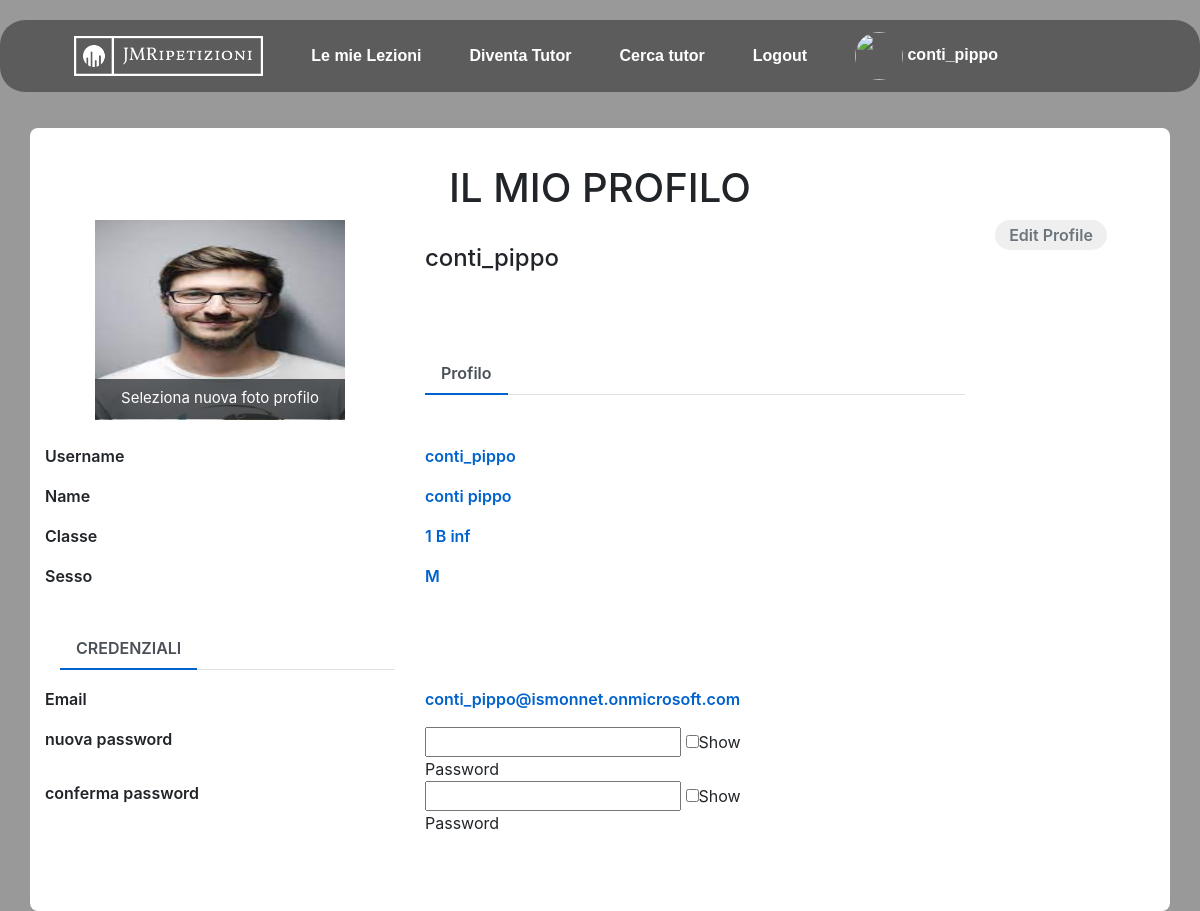
The app's page /profile/profile.php (signed in) with its own data.
### tables this page shows
CREATE TABLE `utente` (
  `id` int(11) NOT NULL,
  `nome_utente` varchar(50) NOT NULL,
  `email` varchar(50) NOT NULL,
  `password` varchar(50) NOT NULL,
  `immagine_profilo` varchar(1000) NOT NULL DEFAULT 'https://png.pngtree.com/png-vector/20190223/ourlarge/pngtree-profile-line-black-icon-png-image_691065.jpg',
  `anno` int(11) NOT NULL,
  `sezione` char(1) NOT NULL,
  `indirizzo` varchar(3) NOT NULL,
  `nome` varchar(50) NOT NULL,
  `cognome` varchar(50) NOT NULL,
  `numTelefono` varchar(15) DEFAULT NULL,
  `sesso` char(1) NOT NULL
);

### profile/profile.php (the view, shortened to what this page needs)
<!DOCTYPE html>
<html lang="it">
<head>
    <link rel="stylesheet" href="profilestyle.css">
    <link href="//maxcdn.bootstrapcdn.com/bootstrap/4.1.1/css/bootstrap.min.css" rel="stylesheet" id="bootstrap-css">
    <link rel="stylesheet" href="../Stylesheets/style.css">
</head>
<body>
    <?php
        include_once '../header/navbar.php';
    ?>
    <?php
    require_once '../Database/config.php';
    $id=$_SESSION['id'];
    $sql="SELECT * FROM utente WHERE id='$id'";
    if($stmt = mysqli_prepare($link,$sql)){
        if(mysqli_stmt_execute($stmt)){
            $result = mysqli_stmt_get_result($stmt);
            $row = mysqli_fetch_array($result);
        }
    }else{
        echo "something went wrong";
    }
?>
    <div class="container emp-profile">
        <h1 align="center">IL MIO PROFILO</h1>
        <form method="post" name="upImage" enctype="multipart/form-data">
            <div class="row">
                <div class="col-md-4">
                    <div class="profile-img">
                        <img  src="<?php
                            echo $row['immagine_profilo'];
                        ?>" style="width:250px;height:200px;" >
                        <div class="file btn btn-lg btn-primary" style="width:250px;height:40px;">
                            Seleziona nuova foto profilo
                        </div>
                    </div>
                </div>
                <div class="col-md-6">
                    <div class="profile-head">
                        <br>
                        <h4>
                            <?php echo $row['nome_utente']?>
                        </h4>
                        <br><br><br>
                        <ul class="nav nav-tabs" id="myTab" role="tablist">
                            <li class="nav-item">
                                <a class="nav-link active" id="home-tab" data-toggle="tab" href="#home" role="tab"
                                    aria-controls="home" aria-selected="true">Profilo</a>
                            </li>
                        </ul>
                    </div>
                </div>
                <div class="col-md-2">
                    <input type="submit" class="profile-edit-btn" name="editProfile" value="Edit Profile" />
                </div>
            </div>
        </form>
        <form action="editPassword.php" name="" method="post">
            <div class="row">
                <div class="col-md-8">
                    <div class="tab-content profile-tab" id="myTabContent">
                        <div class="tab-pane fade show active" id="home" role="tabpanel" aria-labelledby="home-tab">
                            <div class="row">
                                <div class="col-md-6">
                                    <label>Username</label>
                                </div>
                                <div class="col-md-6">
                                    <p><?php echo $row['nome_utente']?></p>
                                </div>
                            </div>
                            <div class="row">
                                <div class="col-md-6">
                                    <label>Name</label>
                                </div>
                                <div class="col-md-6">
                                    <p><?php echo $row['nome']." ".$row['cognome']?></p>
                                </div>
                            </div>
                            <div class="row">
                                <div class="col-md-6">
                                    <label>Classe</label>
                                </div>
                                <div class="col-md-6">
                                    <p><?php echo $row['anno']. " ".$row['sezione']. " ".$row['indirizzo']?></p>
                                </div>
                            </div>
                            <div class="row">
                                <div class="col-md-6">
                                    <label>Sesso</label>
                                </div>
                                <div class="col-md-6">
                                    <p><?php echo $row['sesso']?></p>
                                </div>
                            </div>
                            <div class="col-md-6">
                                <div class="profile-head">
                                    <br>
                                    <ul class="nav nav-tabs" id="myTab" role="tablist">
                                        <li class="nav-item">
                                            <a class="nav-link active" id="home-tab">CREDENZIALI</a>
                                        </li>
                                    </ul>
                                </div>
                            </div>
                        </div>
                        <div class="row">
                            <div class="col-md-6">
                                <label>Email</label>
                            </div>
                            <div class="col-md-6">
                                <p><?php echo $row['email']?></p>
                            </div>
                        </div>
                        <div class="row">
                            <div class="col-md-6">
                                <label>nuova password</label>
                            </div>
                            <div class="col-md-6">
                                <input type="password" name="password" id="password" onchange="onChange()">
                                <input type="checkbox" onclick='seePassword("password")'>Show Password
                            </div>
                        </div>
                        <div class="row">
                            <div class="col-md-6">
                                <label>conferma password</label>
                            </div>
                            <div class="col-md-6">
                                <input type="password" name="conf_password" id="conf_password" onchange="onChange()" >
                                <input type="checkbox" onclick='seePassword("conf_password")'>Show Password
                            </div>
                        </div>
                        <div class="row">
                            <div class="col-md-6">
                            </div>
                            <div class="col-md-6">
                            </div>
                        </div>
                    </div>
                </div>
            </div>
            <br>
        </form>
    </div>
</body>
</html>

### profile/profilestyle.css (style rules this page uses)
.emp-profile { padding: 3%; margin-top: 3%; margin-bottom: 3%; border-radius: 0.5rem; background: #fff; }
.profile-img { text-align: center; }
.profile-img img { width: 70%; height: 100%; }
.profile-img .file { position: relative; overflow: hidden; margin-top: -20%; width: 70%; border: none; border-radius: 0; font-size: 15px; background: #212529b8; }
.profile-edit-btn { border: none; border-radius: 1.5rem; width: 70%; padding: 2%; font-weight: 600; color: #6c757d; }
.profile-head .nav-tabs { margin-bottom:5%; }
.profile-head .nav-tabs .nav-link { font-weight:600; border: none; }
.profile-head .nav-tabs .nav-link.active { border: none; border-bottom:2px solid #0062cc; }
.profile-tab label { font-weight: 600; }
.profile-tab p { font-weight: 600; color: #0062cc; }

### Stylesheets/style.css (style rules this page uses)
body { height: 100vh; margin: 0; background-color: rgba(0, 0, 0, 0.4); background-repeat: no-repeat; background-attachment: fixed; background-position: center; display: flex; flex-flow:column; justify-content: flex-start; }
a { color: white; text-decoration: none; font-weight: bold; }

### records on screen
utente: immagine_profilo (picture), nome_utente "conti_pippo", nome "conti", cognome "pippo", anno "1", sezione "B", indirizzo "inf", sesso "M", email "conti_pippo@ismonnet.onmicrosoft.com"

### other values on screen
$_SESSION['uname'] "conti_pippo"
